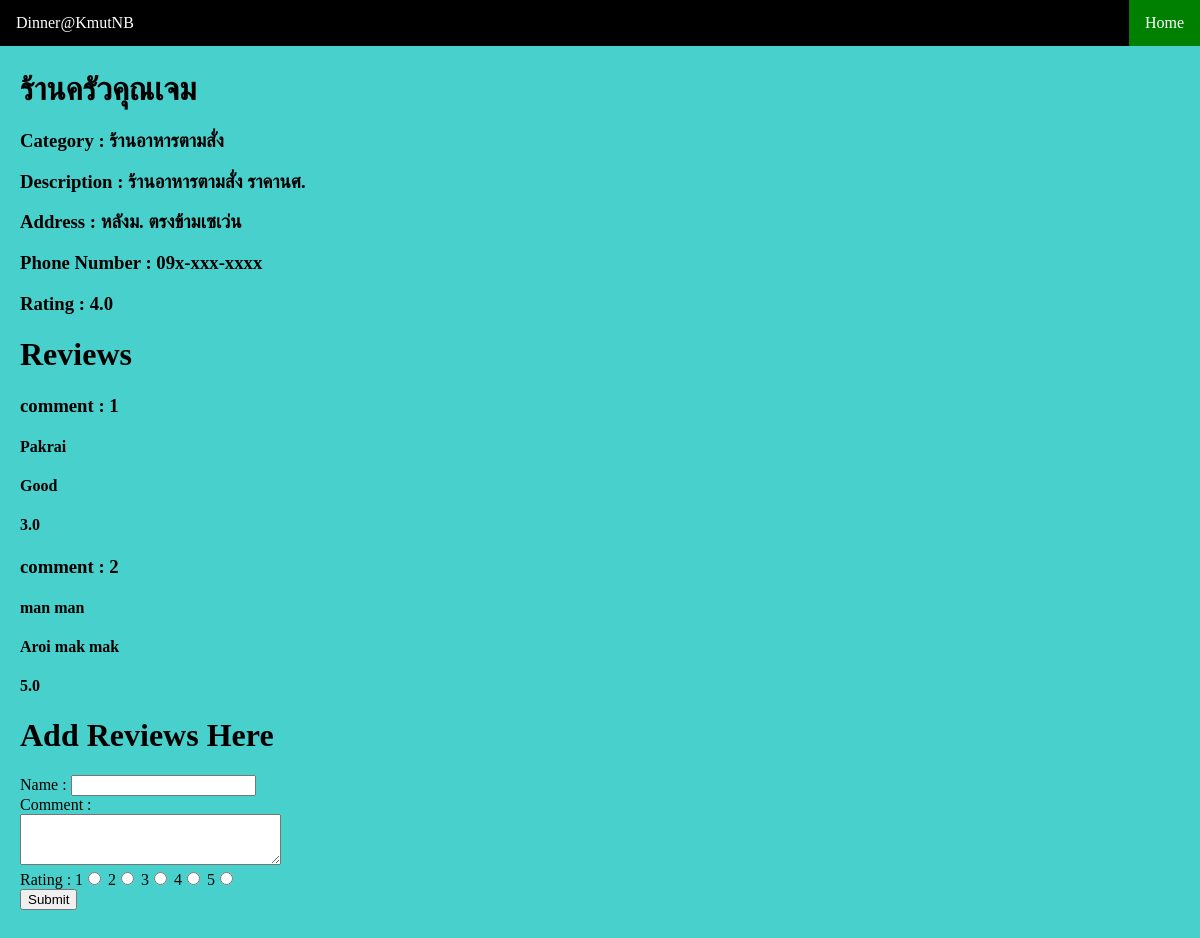
Screenshot of /Review/res/5/ with the database file from the repository.
### webReview/models.py (models this page shows)
class Restaurant(models.Model):
    name = models.TextField()
    description = models.TextField()
    address = models.TextField()
    phone_num = models.TextField()
    Category = models.TextField()
    rating = models.FloatField(default = 0)

class Reviews(models.Model):
    name = models.TextField()
    comment = models.TextField()
    rating = models.FloatField(validators=[MinValueValidator(1.0), MaxValueValidator(5.0)],)
    restau = models.ForeignKey(Restaurant,on_delete=models.CASCADE)

### webReview/views.py (the view)
# urls.py: path('res/<int:rest_id>/', views.res, name='res'),
def res(request,rest_id):
    rest_descrip = get_object_or_404(Restaurant, pk=rest_id)
    rev =  Reviews.objects.filter(restau=rest_id)
    return render(request, 'rest.html',{'rest_descrip':rest_descrip,'rev':rev})

### webReview/templates/rest.html (shortened to what this page needs)
<!DOCTYPE html>
<html>
<head>
</head>
<body>
<ul>
  <li><a href="#news">Dinner@KmutNB</a></li>
  <li style="float:right"><a class="rightmenu" href="{% url 'review:home' %}">Home</a></li>
</ul>
<div style="padding:20px;margin-top:30px;background-color:#48D1CC	;height:1500px;">
  <h1>{{rest_descrip.name}}</h1>
  <h3>Category : {{rest_descrip.Category}}</h3>
  <h3>Description : {{rest_descrip.description}}</h3>
  <h3>Address : {{rest_descrip.address}}</h3>
  <h3>Phone Number : {{rest_descrip.phone_num}}</h3>
  <h3>Rating : {{rest_descrip.rating}}
  <h1>Reviews</h1>
  {% if rev %}
     {% for index in rev %}
       <h3>comment : {{ forloop.counter }} </h3>
       <h4>{{index.name}}</h4>
       <h4>{{index.comment}}</h4>
       <h4>{{index.rating}}</h4>
     {% endfor %}
  {% else %}
    <h3>No Review yet </h3>
  {% endif %}
  <h1>Add Reviews Here</h1>
  <form action="{% url 'review:add_review' rest_descrip.id %}" method="post">
    Name : <input type="TextInput" name="Rname" value=""></br>
    Comment : </br><textarea name="Rcomm" rows="3" cols="30"></textarea></br>
    Rating : 1<input type="radio" name="Rating" value=1> 2<input type="radio" name="Rating" value=2> 3<input type="radio" name="Rating" value=3> 4<input type="radio" name="Rating" value=4> 5<input type="radio" name="Rating" value=5></br>
    <input type="submit" value="Submit">
  </form>
</div>
</body>
</html>

### webReview/templates/rest.html (style rules this page uses)
body { margin:0; }
ul { list-style-type: none; margin: 0; padding: 0; overflow: hidden; background-color: black ; position: fixed; top: 0; width: 100%; }
li { float: left; }
li a { display: block; color: white; text-align: center; padding: 14px 16px; text-decoration: none; }
.rightmenu { background-color: green; }

### rows the page displays
Restaurant: name "ร้านครัวคุณเจม", Category "ร้านอาหารตามสั่ง", description "ร้านอาหารตามสั่ง ราคานศ.", address "หลังม. ตรงข้ามเซเว่น", phone_num "09x-xxx-xxxx", rating "4.0"
Reviews: name "Pakrai", comment "Good", rating "3.0"
Reviews: name "man man", comment "Aroi mak mak", rating "5.0"
